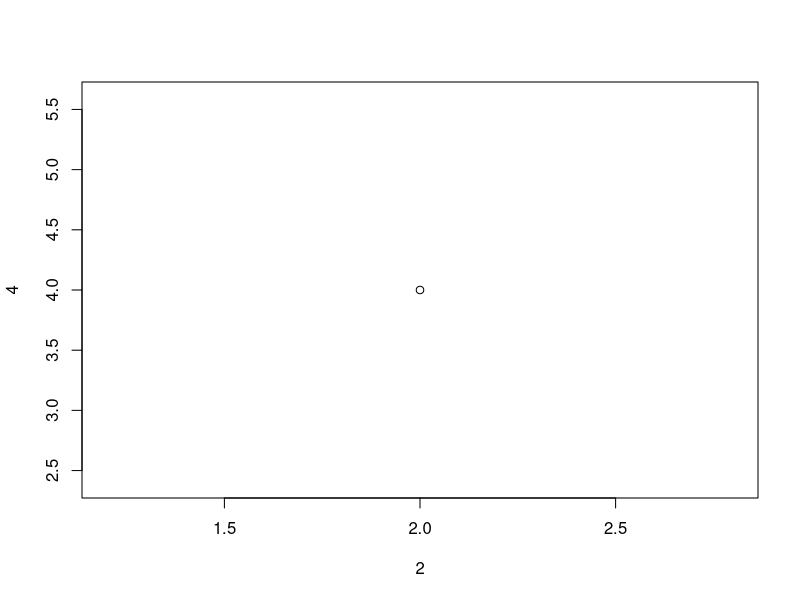
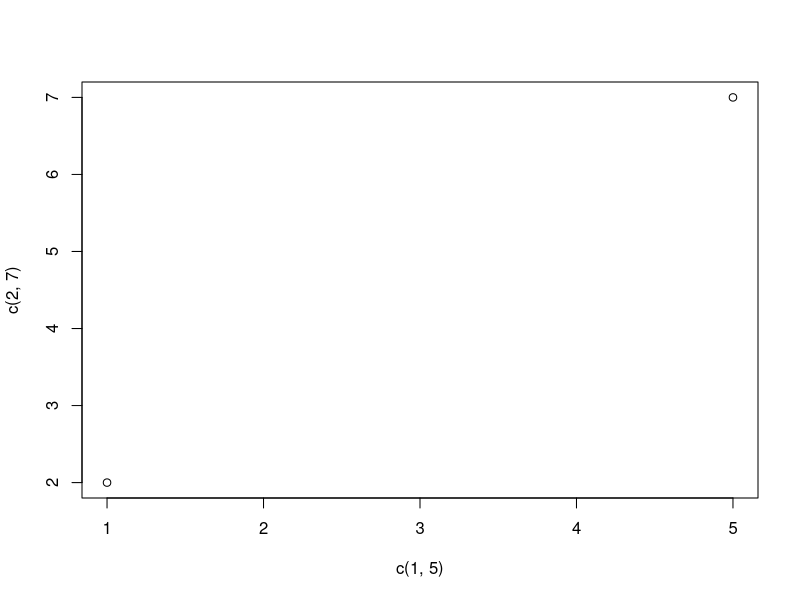
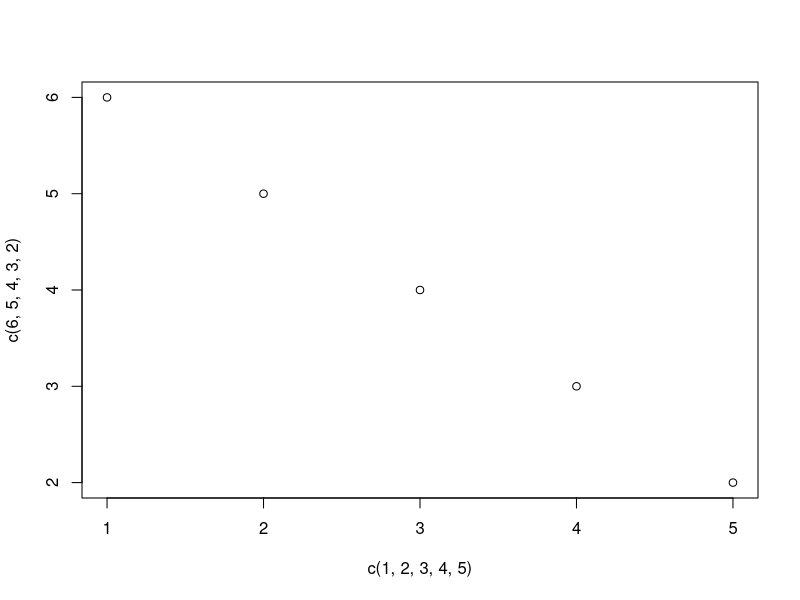
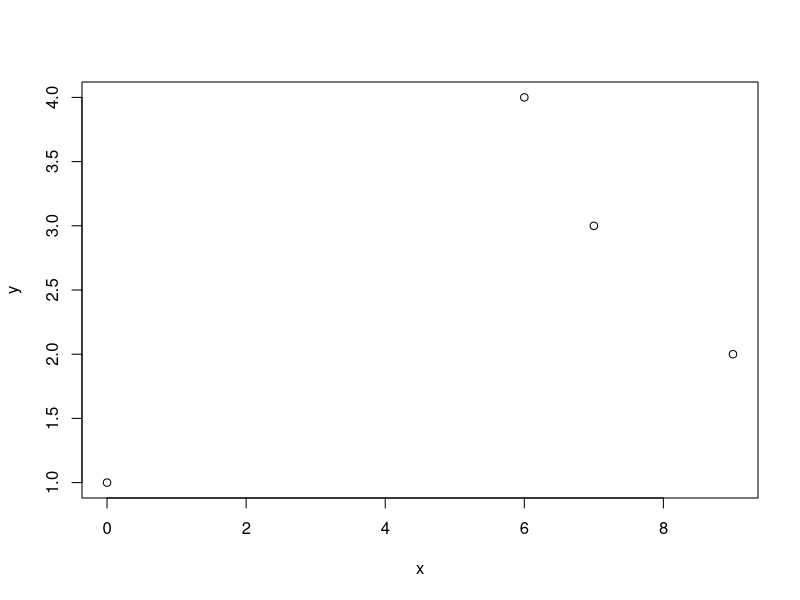
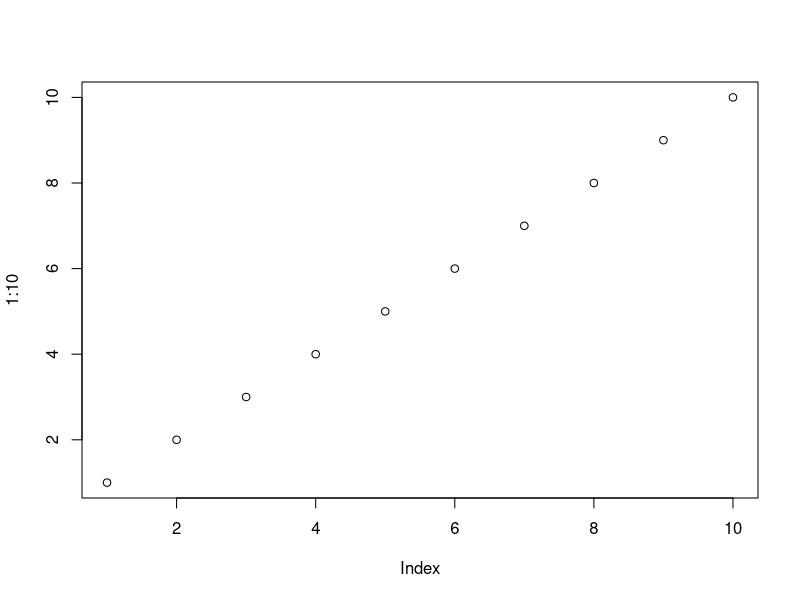
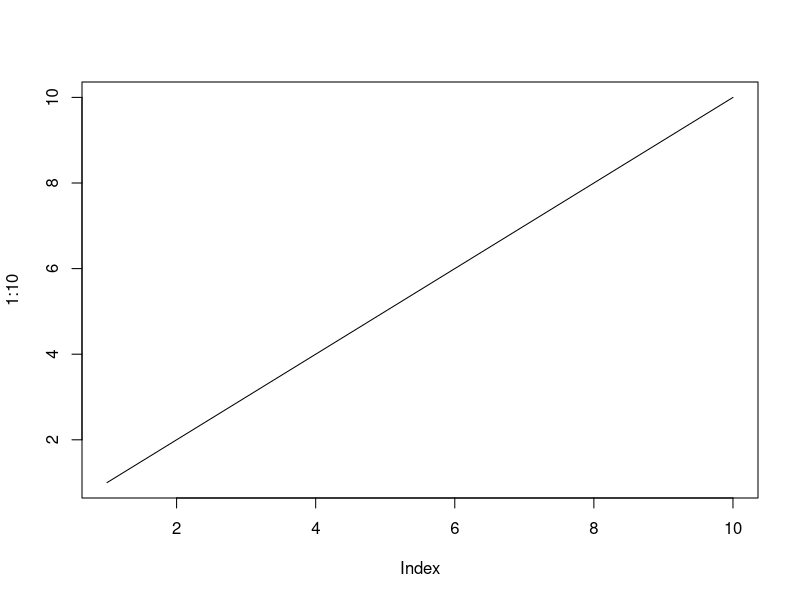
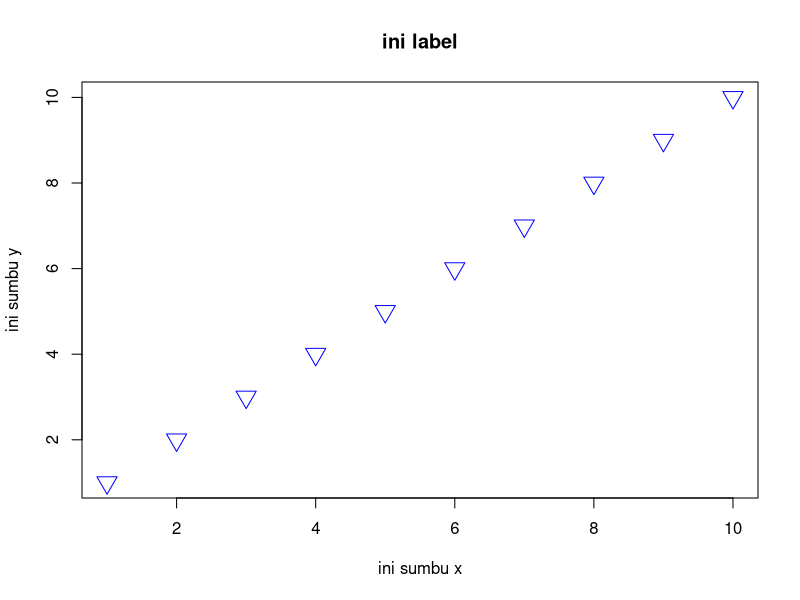
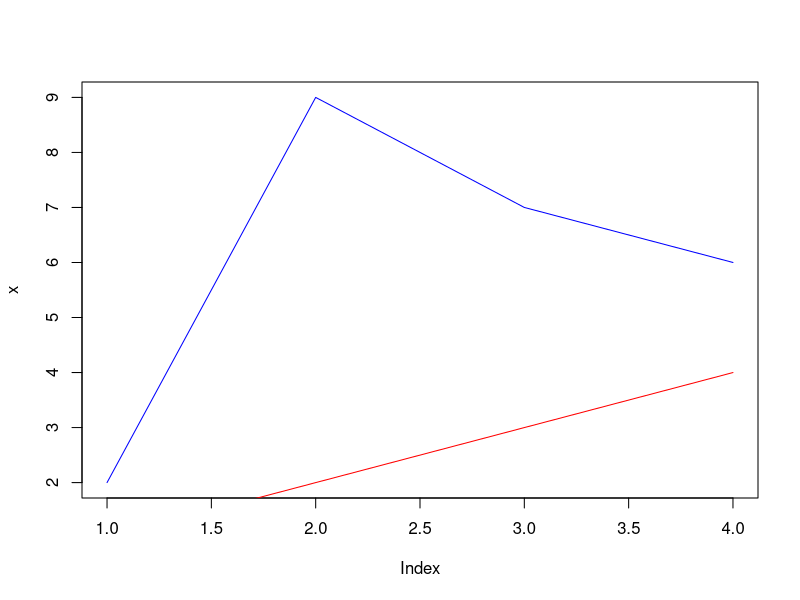

These figures' R source, in order:
# plot
# penanda titik diagram
# (x, y)
plot(2, 4)

# menggambar banyak titik gunakan vector
plot(c(1, 5), c(2, 7))

# beberapa point
plot(c(1, 2, 3, 4, 5), c(6, 5, 4, 3, 2))

# menggunakan variable
x <- c(0, 9, 7, 6)
y <- c(1, 2, 3, 4)

plot(x, y)

# menggambar titik berurutan
plot(1:10)

# menarik garis
plot(1:10, type = "l")

# memberi label dan merubah tampilan
plot(1:10, main = "ini label", xlab = "ini sumbu x", ylab = "ini sumbu y", col = "blue", cex = 2, pch = 25) # nolint

# lebih banyak costumisasi
# main: memberi label
# xlab: label sumbu x
# ylab: label sumbu y
# col: memberi warna
# cex: ukuran simbol
# pch: merubah simbol dari 1-25
# lwd: merubah ukuran line
# lty: merubah format garis dari 0-6

# multi lines
x <- c(2, 9, 7, 6)
y <- c(1, 2, 3, 4)

plot(x, type = "l", col = "blue")
lines(y, type = "l", col = "red")

# compare plot
x1 <- c(0, 9, 7, 6)
y1 <- c(1, 2, 3, 4)

x2 <- c(9, 1, 1, 8)
y2 <- c(6, 9, 1, 1)

plot(x1, y1, main = "label", xlab = "sumbu x", ylab = "sumbu y", col = "red", cex = 2) #nolint
points(x2, y2, col = "blue", cex = 2)

# pie chart
x1 <- c(0, 9, 7, 6)
pie(x)

# memulai sudut
x1 <- c(0, 9, 7, 6)
pie(x, init.angle = 90)

# merubah tampilan
# memberi label
labelku <- c("label1", "label2", "label3", "label4")

# memberi warna
warnaku <- c("red", "green", "yellow", "blue")

# menampilkan pie
pie(x, label = labelku, main = "judul", col = warnaku)

# legenda, daftar penjelasan
# bottomright, bottom, bottomleft, left, topleft, top, topright, right, center
legend("bottomright", labelku, fill = warnaku)

# bar chart
x <- c("A", "B", "C", "D")
y <- c(1, 2, 3, 4)

barplot(y, names.arg = x)

# customisasi
# col: memberi warna
# density: kepadatan diagram batang
# width: lebar diagram batang
# horiz: membuat horizontal
barplot(y, names.arg = x, col = "green", density = 10, width = c(4, 3, 2, 1), horiz = TRUE) # nolint
